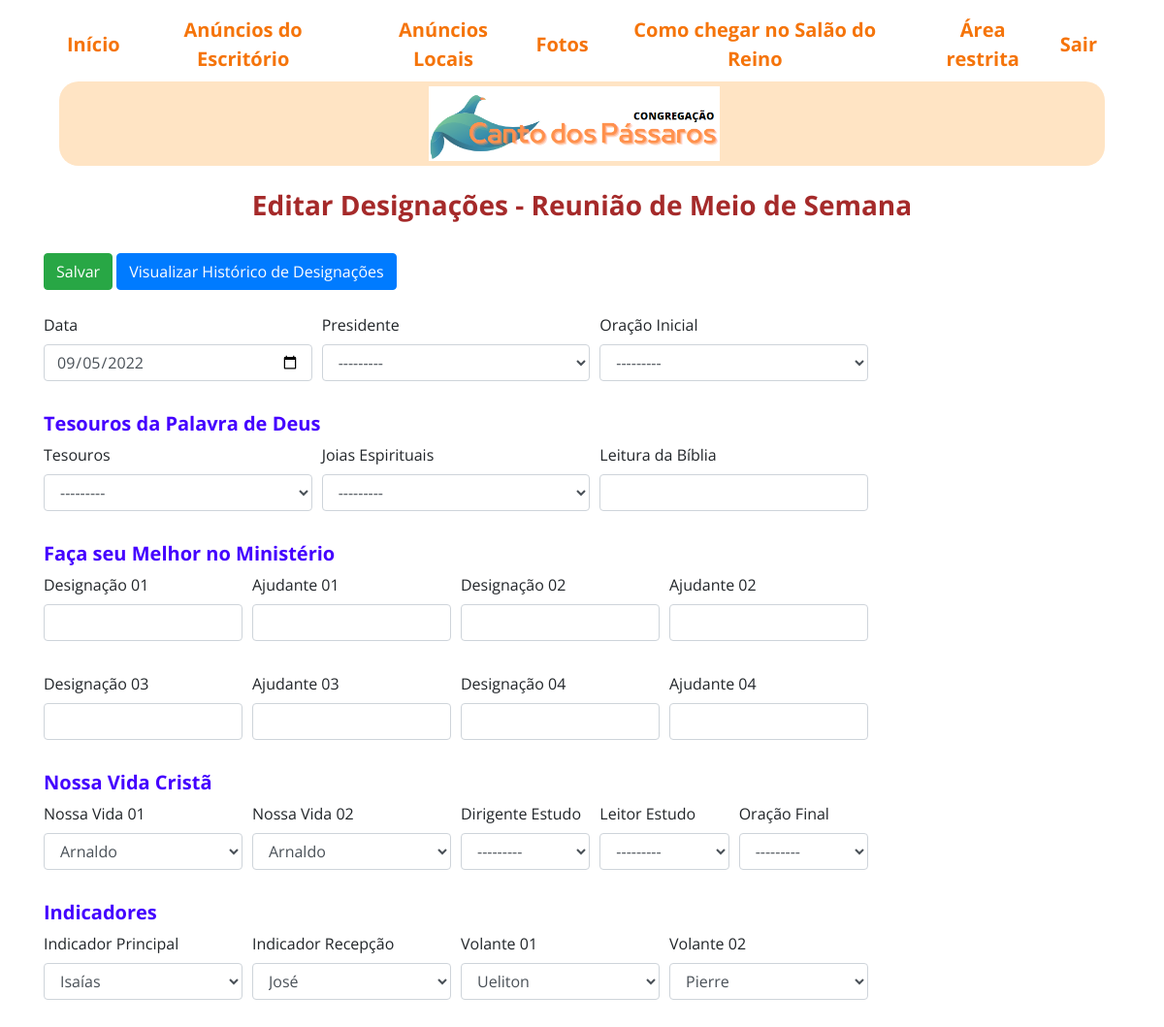
Page /editar_quarta/8 (signed in) on the committed database.
### designacoes/models.py (models this page shows)
class DesigQuarta(models.Model):
    data = models.DateField(blank=True, null=True,)
    presidente = models.CharField(max_length=30, blank=True, null=True, choices=ANCIÃOS)
    oração_Inicial = models.CharField(max_length=30, blank=True, null=True, choices=ANCIÃOS)
    tesouros = models.CharField(max_length=30, blank=True, null=True, choices=ANCIÃOS_SERVOS)
    joias_Espirituais = models.CharField(max_length=30, blank=True, null=True, choices=ANCIÃOS_SERVOS)
    leitura_da_Bíblia = models.CharField(max_length=30, blank=True, null=True)
    designação_01 = models.CharField(max_length=30, blank=True, null=True)
    ajudante_01 = models.CharField(max_length=30, blank=True, null=True)
    designação_02 = models.CharField(max_length=30, blank=True, null=True)
    ajudante_02 = models.CharField(max_length=30, blank=True, null=True)
    designação_03 = models.CharField(max_length=30, blank=True, null=True)
    ajudante_03 = models.CharField(max_length=30, blank=True, null=True)
    designação_04 = models.CharField(max_length=30, blank=True, null=True)
    ajudante_04 = models.CharField(max_length=30, blank=True, null=True)
    nossa_Vida_01 = models.CharField(max_length=30, blank=True, null=True, choices=ANCIÃOS_SERVOS)
    nossa_Vida_02 = models.CharField(max_length=30, blank=True, null=True, choices=ANCIÃOS_SERVOS)
    dirigente_Estudo = models.CharField(max_length=30, blank=True, null=True, choices=ANCIÃOS)
    leitor_Estudo = models.CharField(max_length=30, blank=True, null=True, choices=LEITORES_ESTUDO)
    oração_Final = models.CharField(max_length=30, blank=True, null=True, choices=ORAÇÃO)
    indicador_Principal = models.CharField(max_length=30, blank=True, null=True, choices=INDICADORES)
    indicador_Recepção = models.CharField(max_length=30, blank=True, null=True, choices=INDICADORES)
    volante_01 = models.CharField(max_length=30, blank=True, null=True, choices=INDICADORES)
    volante_02 = models.CharField(max_length=30, blank=True, null=True, choices=INDICADORES)
    class Meta:
        ordering = ['data']

### designacoes/views.py (the view, shortened to what this page needs)
# urls.py: path('editar_quarta/<int:id>', views.editar_quarta),
@login_required
def editar_quarta(request, id):
    quarta = get_object_or_404(DesigQuarta, pk=id)
    form = Form_Quarta(instance=quarta)
    return render(request, 'cp/edit_quarta.html', {'form':form ,'quarta': quarta})

### designacoes/forms.py
class Form_Quarta(forms.ModelForm):
    class Meta:
        model = DesigQuarta
        fields = '__all__'
        widgets = {
            'data': forms.DateInput(format=('%Y-%m-%d'), attrs={'class':'form-control', 'placeholder':'Select Date','type': 'date'})
          }

### designacoes/templates/cp/edit_quarta.html (shortened to what this page needs)
{% extends 'base.html' %}
{% load crispy_forms_tags %}
{% block content %}
<div class="container">
  <span id='span_h3'><h3>Editar Designações - Reunião de Meio de Semana</h3></span>
 <br>
       <div class='row'>
              <form method="post">
                <div>
                  <input type="submit" class="btn btn-success" value="Salvar">
                  <a href="/historico_quarta" class="btn btn-primary" role="button" aria-pressed="true">Visualizar Histórico de Designações</a>
                  </div>
                  <br>
                 <div class="form-row">
                  <div class="form-group col-md-4">
                     {{ form.data|as_crispy_field }}
                  </div>
                     <div class="form-group col-md-4">
                     {{ form.presidente|as_crispy_field }}
                 </div>
                     <div class="form-group col-md-4">
                     {{ form.oração_Inicial|as_crispy_field }}
                   </div>
                 </div>
                   <h5>Tesouros da Palavra de Deus</h5>
                   <div class="form-row">
                       <div class="form-group col-md-4">
                      {{ form.tesouros|as_crispy_field }}
                 </div>
                     <div class="form-group col-md-4">
                     {{ form.joias_Espirituais|as_crispy_field }}
                 </div>
                     <div class="form-group col-md-4">
                     {{ form.leitura_da_Bíblia|as_crispy_field }}
                 </div>
               </div>
                 <h5>Faça seu Melhor no Ministério</h5>
                 <div class="form-row">
                   <div class="form-group col-md-3">
                     {{ form.designação_01|as_crispy_field }}
                 </div>
                   <div class="form-group col-md-3">
                     {{ form.ajudante_01|as_crispy_field }}
                 </div>
                     <div class="form-group col-md-3">
                     {{ form.designação_02|as_crispy_field }}
                 </div>
                     <div class="form-group col-md-3">
                     {{ form.ajudante_02|as_crispy_field }}
                   </div>
                 </div>
                   <div class="form-row">
                     <div class="form-group col-md-3">
                       {{ form.designação_03|as_crispy_field }}
                   </div>
                     <div class="form-group col-md-3">
                       {{ form.ajudante_03|as_crispy_field }}
                   </div>
                       <div class="form-group col-md-3">
                       {{ form.designação_04|as_crispy_field }}
                   </div>
                       <div class="form-group col-md-3">
                       {{ form.ajudante_04|as_crispy_field }}
                     </div>
                 </div>
                     <h5>Nossa Vida Cristã</h5>
                     <div class="form-row">
                     <div class="form-group col-md-3">
                     {{ form.nossa_Vida_01|as_crispy_field }}
                     </div>
                     <div class="form-group col-md-3">
                     {{ form.nossa_Vida_02|as_crispy_field }}
                     </div>
                     <div class="form-group col-md-2">
                     {{ form.dirigente_Estudo|as_crispy_field }}
                  </div>
                     <div class="form-group col-md-2">
                     {{ form.leitor_Estudo|as_crispy_field }}
                  </div>
                  <div class="form-group col-md-2">
                     {{ form.oração_Final|as_crispy_field }}
                 </div>
             </div>
             <h5>Indicadores</h5>
                  <div class="form-row">
                 <div class="form-group col-md-3">
                 {{ form.indicador_Principal|as_crispy_field }}
                 </div>
                 <div class="form-group col-md-3">
                 {{ form.indicador_Recepção|as_crispy_field }}
                 </div>
                 <div class="form-group col-md-3">
                 {{ form.volante_01|as_crispy_field }}
              </div>
                 <div class="form-group col-md-3">
                 {{ form.volante_02|as_crispy_field }}
              </div>
             </div>
         </form>
         </div>
     </div>
{% endblock %}

### static/css/style.css (style rules this page uses)
body { margin: 0; position: relative; height: 100vh; width: 100vw; font-family: 'Open Sans', sans-serif; background-size: cover; }
#cardhome h3, h5 { font-weight: bold; color: hsl(256, 100%, 50%); }
#cardlocal h3, h5 { font-weight: bold; color: hsl(256, 100%, 50%); }
h3 { font-weight:bolder; text-align: center; color: brown; }

### rows in the picture
DesigQuarta: data "09/05/2022", presidente "---------", oração_Inicial "---------", tesouros "---------", joias_Espirituais "---------", nossa_Vida_01 "Arnaldo", nossa_Vida_02 "Arnaldo", dirigente_Estudo "---------", leitor_Estudo "---------", oração_Final "---------", indicador_Principal "Isaías", indicador_Recepção "José", volante_01 "Ueliton", volante_02 "Pierre"
